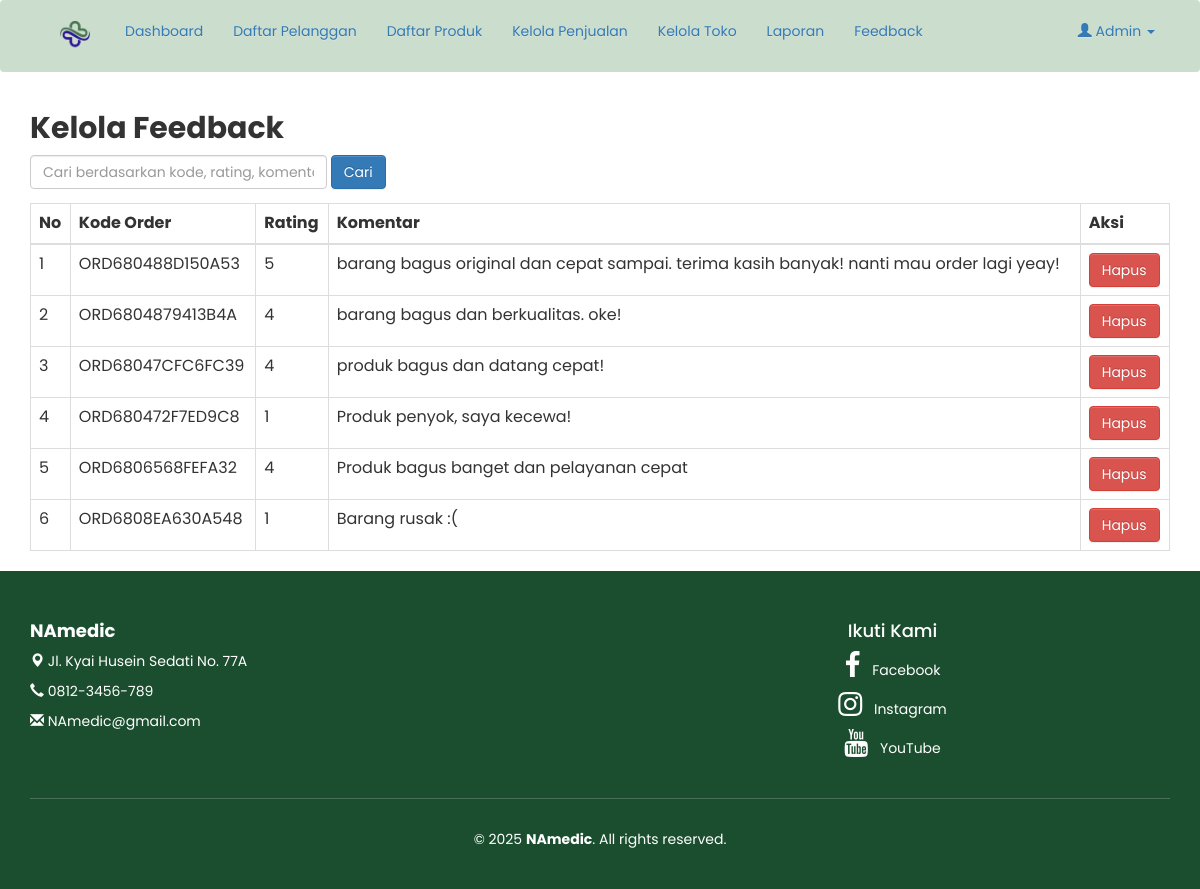
The app's page /admin/kelola_feedback.php (signed in) with its own data.
### tables this page shows
CREATE TABLE `feedback` (
  `id` int(11) NOT NULL,
  `order_id` int(11) NOT NULL,
  `rating` int(11) NOT NULL,
  `komentar` text DEFAULT NULL
);

CREATE TABLE `pesanan` (
  `id` int(11) NOT NULL,
  `kode_order` varchar(50) DEFAULT NULL,
  `kode_customer` varchar(50) DEFAULT NULL,
  `pembayaran` enum('COD','BNI') DEFAULT NULL,
  `status_pesanan` enum('Menunggu Pembayaran','Dikemas','Dikirim','Selesai') DEFAULT NULL,
  `tanggal_order` datetime DEFAULT NULL
);

### admin/kelola_feedback.php (the view, shortened to what this page needs)
<head>
</head>
<?php
include 'header.php';
include '../koneksi/koneksi.php';
if (isset($_GET['search']) && !empty($_GET['search'])) {
    $search = mysqli_real_escape_string($conn, $_GET['search']);
    $query = mysqli_query($conn, "SELECT feedback.*, pesanan.kode_order FROM feedback
                                  JOIN pesanan ON feedback.order_id = pesanan.id
                                  WHERE pesanan.kode_order LIKE '%$search%'
                                     OR feedback.rating LIKE '%$search%'
                                     OR feedback.komentar LIKE '%$search%'");
} else {
    $query = mysqli_query($conn, "SELECT feedback.*, pesanan.kode_order FROM feedback
                                  JOIN pesanan ON feedback.order_id = pesanan.id");
}
?>
<!DOCTYPE html>
<html lang="id">
<head>
    <link rel="stylesheet" href="../css/bootstrap.min.css">
    <link rel="stylesheet" href="../css/style.css">
</head>
<body>
    <div class="container mt-4">
        <h2><b>Kelola Feedback</b></h2>
        <form method="GET" class="form-inline mb-3 mt-3">
            <input type="text" name="search" class="form-control mr-2" placeholder="Cari berdasarkan kode, rating, komentar" value="<?= isset($_GET['search']) ? htmlspecialchars($_GET['search']) : '' ?>">
            <button type="submit" class="btn btn-primary">Cari</button>
        </form>
        <table class="table table-bordered">
            <thead class="thead-light">
                <tr>
                    <th>No</th>
                    <th>Kode Order</th>
                    <th>Rating</th>
                    <th>Komentar</th>
                    <th>Aksi</th>
                </tr>
            </thead>
            <tbody>
                <?php
                $no = 1;
                if (mysqli_num_rows($query) > 0) {
                    while ($feedback_data = mysqli_fetch_assoc($query)) {
                ?>
                        <tr>
                            <td><?= $no++; ?></td>
                            <td><?= $feedback_data['kode_order']; ?></td>
                            <td><?= $feedback_data['rating']; ?></td>
                            <td><?= $feedback_data['komentar']; ?></td>
                            <td>
                                <a href="kelola_feedback.php?delete_id=<?= $feedback_data['id']; ?>" class="btn btn-danger" onclick="return confirm('Yakin ingin menghapus feedback ini?')">Hapus</a>
                            </td>
                        </tr>
                <?php
                    }
                } else {
                    echo "<tr><td colspan='5' class='text-center'>Tidak ada data ditemukan</td></tr>";
                }
                ?>
            </tbody>
        </table>
    </div>
    <?php include 'footer.php'; ?>
</body>
</html>

### css/style.css (style rules this page uses)
body { margin:0; padding: 0; }

### admin/kelola_feedback.php (style rules this page uses)
body { font-family: 'Poppins', sans-serif; }
.form-inline input { width: 300px; }
.table th, .table td { vertical-align: middle; }

### records on screen
feedback: order.kode_order "ORD680488D150A53", rating "5", komentar "barang bagus original dan cepat sampai. terima kasih banyak! nanti mau order lagi yeay!"
feedback: order.kode_order "ORD6804879413B4A", rating "4", komentar "barang bagus dan berkualitas. oke!"
feedback: order.kode_order "ORD68047CFC6FC39", rating "4", komentar "produk bagus dan datang cepat!"
feedback: order.kode_order "ORD680472F7ED9C8", rating "1", komentar "Produk penyok, saya kecewa!"
feedback: order.kode_order "ORD6806568FEFA32", rating "4", komentar "Produk bagus banget dan pelayanan cepat"
feedback: order.kode_order "ORD6808EA630A548", rating "1", komentar "Barang rusak :("
